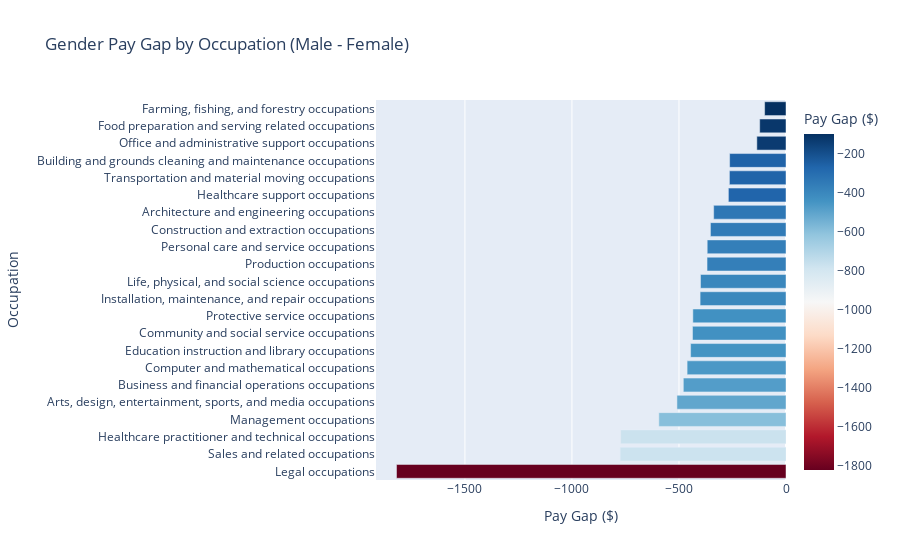

Write notebook code for a chart like this one.
### Code cell
fig1 = px.bar(
    gender_pay_gap.reset_index(),
    x='Gap',
    y='Occupation',
    orientation='h',
    color='Gap',
    color_continuous_scale='RdBu',
    title='Gender Pay Gap by Occupation (Male - Female)',
    labels={'Gap': 'Pay Gap ($)'}
)

fig1.update_layout(yaxis={'categoryorder': 'total ascending'})
fig1.show()

### Figure 1 — Plotly figure (JSON) as saved in the notebook; plotly's stock layout.template omitted (floating-point values rounded to 4 significant figures)
{"data": [{"alignmentgroup": "True", "hovertemplate": "Pay Gap ($)=%{marker.color}<br>Occupation=%{y}<extra></extra>", "legendgroup": "", "marker": {"color": [-1820.0, -774.8, -772.4, -594.0, -509.5, -479.6, -462.0, -445.7, -436.7, -435.2, -401.2, -399.4, -368.9, -368.1, -353.0, -337.9, -269.2, -264.4, -263.4, -136.3, -122.9, -99.89], "coloraxis": "coloraxis", "pattern": {"shape": ""}}, "name": "", "offsetgroup": "", "orientation": "h", "showlegend": false, "textposition": "auto", "type": "bar", "x": [-1820.0, -774.8, -772.4, -594.0, -509.5, -479.6, -462.0, -445.7, -436.7, -435.2, -401.2, -399.4, -368.9, -368.1, -353.0, -337.9, -269.2, -264.4, -263.4, -136.3, -122.9, -99.89], "xaxis": "x", "y": ["Legal occupations", "Sales and related occupations", "Healthcare practitioner and technical occupations", "Management occupations", "Arts, design, entertainment, sports, and media occupations", "Business and financial operations occupations", "Computer and mathematical occupations", "Education instruction and library occupations", "Community and social service occupations", "Protective service occupations", "Installation, maintenance, and repair occupations", "Life, physical, and social science occupations", "Production occupations", "Personal care and service occupations", "Construction and extraction occupations", "Architecture and engineering occupations", "Healthcare support occupations", "Transportation and material moving occupations", "Building and grounds cleaning and maintenance occupations", "Office and administrative support occupations", "Food preparation and serving related occupations", "Farming, fishing, and forestry occupations"], "yaxis": "y"}], "layout": {"barmode": "relative", "coloraxis": {"colorbar": {"title": {"text": "Pay Gap ($)"}}, "colorscale": [[0, "rgb(103,0,31)"], [0.1, "rgb(178,24,43)"], [0.2, "rgb(214,96,77)"], [0.3, "rgb(244,165,130)"], [0.4, "rgb(253,219,199)"], [0.5, "rgb(247,247,247)"], [0.6, "rgb(209,229,240)"], [0.7, "rgb(146,197,222)"], [0.8, "rgb(67,147,195)"], [0.9, "rgb(33,102,172)"], [1, "rgb(5,48,97)"]]}, "legend": {"tracegroupgap": 0}, "title": {"text": "Gender Pay Gap by Occupation (Male - Female)"}, "xaxis": {"anchor": "y", "domain": [0, 1], "title": {"text": "Pay Gap ($)"}}, "yaxis": {"anchor": "x", "categoryorder": "total ascending", "domain": [0, 1], "title": {"text": "Occupation"}}}}
